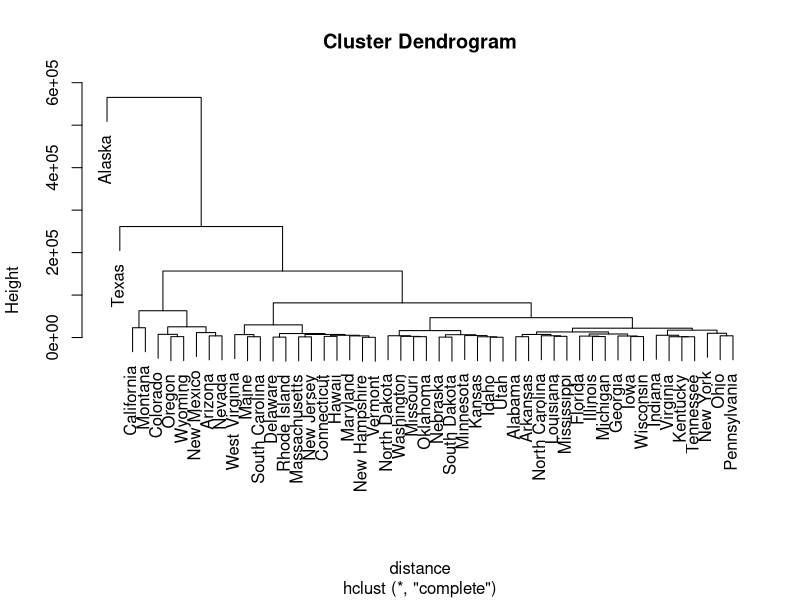
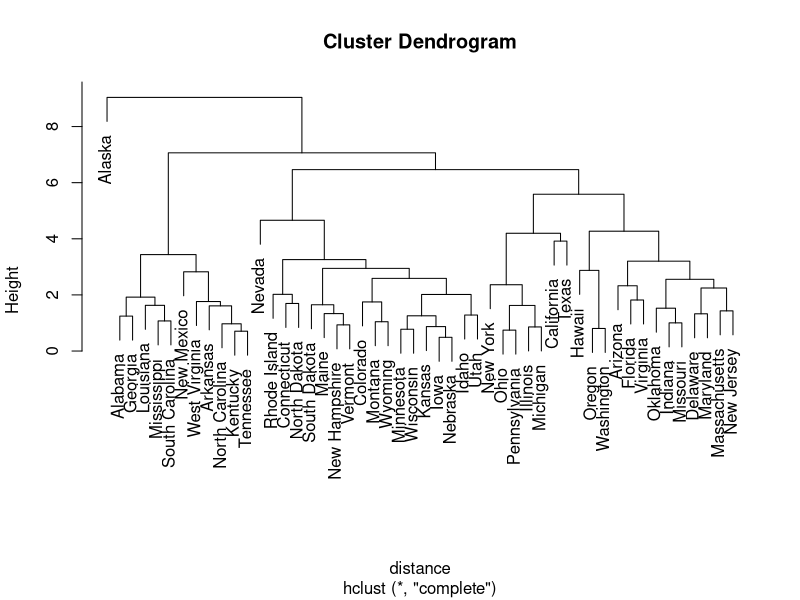
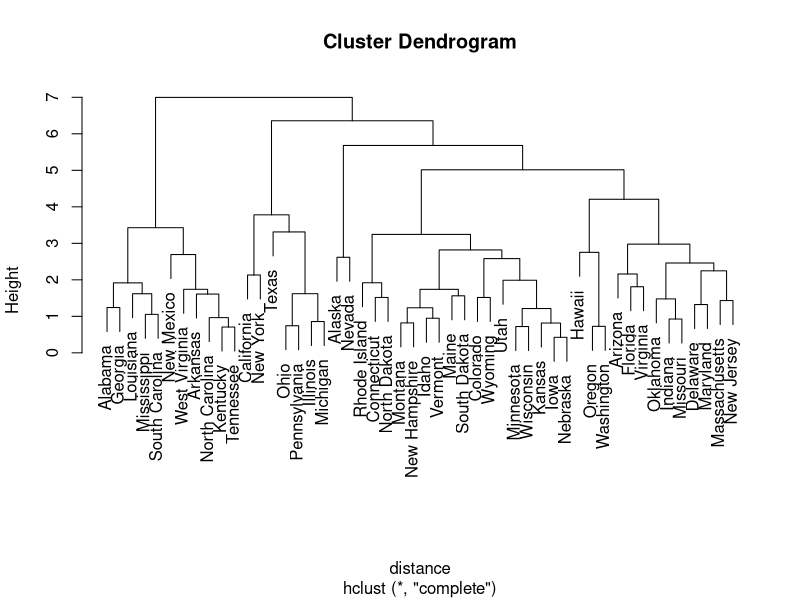
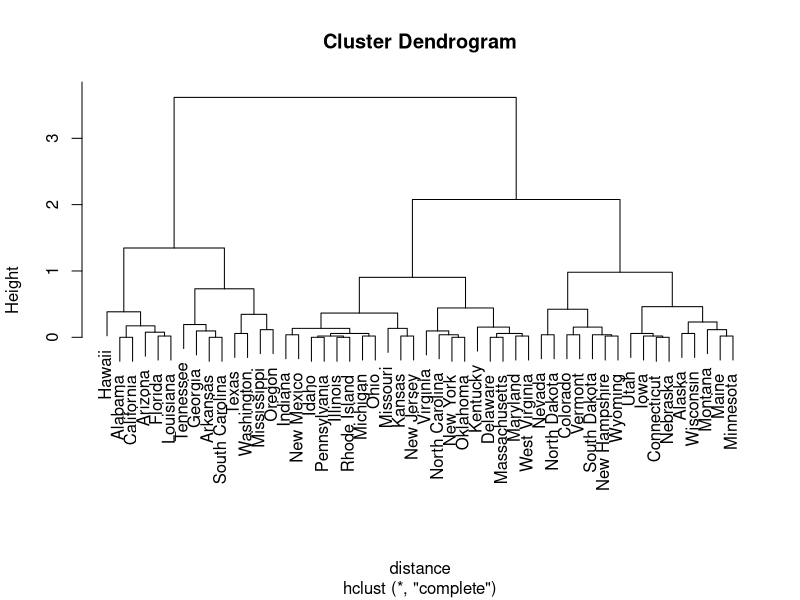
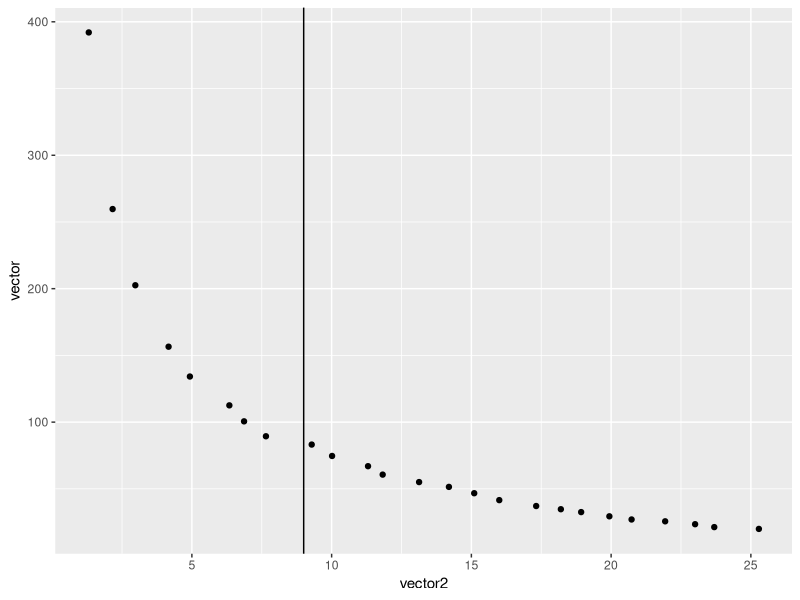
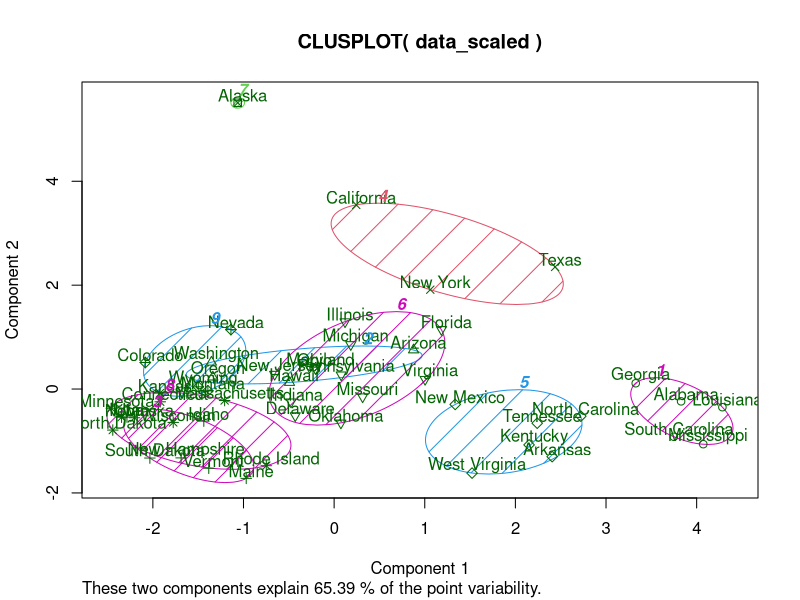

Generate these figures, in order, with R:
## ---- chunk 1
library(datasets)
myData = state.x77
library(tidyverse)
library(dplyr)
library(caret)
## ---- chunk 2
distance = dist(as.matrix(myData))
hc = hclust(distance)
plot(hc)

## ---- chunk 3

preObj <- preProcess(myData, method=c("center", "scale"))
newData <- predict(preObj, myData)
distance = dist(as.matrix(newData))
hc = hclust(distance)
plot(hc)

## ---- chunk 4
preObj <- preProcess(myData, method=c("center", "scale"))
newData <- predict(preObj, myData)
myDataminArea <- newData[,1:7]
distance = dist(as.matrix(myDataminArea))
hc = hclust(distance)
plot(hc)
## ---- chunk 5
frost <- newData[,7]
frost
distance = dist(as.matrix(frost))
hc = hclust(distance)
plot(hc)
## ---- chunk 6
data_scaled = scale(myData)

datCluster <- kmeans(data_scaled, 3, nstart = 20)

#the means
datCluster$centers

#group size
table(datCluster$cluster)

#who is in the clusters
datCluster$cluster
## ---- chunk 7
vector <- integer(length(1:25))
vector2 <- integer(length(1:25))
for (i in 1:25) {
  datCluster <- kmeans(data_scaled, i, nstart = 20)
  vector[i] <- datCluster$tot.withinss
  vector2[i] <- i
}

df = data.frame(vector2,vector)

g <- ggplot( df, aes(vector2,vector))
g + geom_jitter()+
  geom_vline(xintercept = 9)

## ---- chunk 8
data_scaled = scale(myData)

datCluster <- kmeans(data_scaled, 9, nstart = 20)

library(cluster)

clusplot(data_scaled, datCluster$cluster, color = TRUE, shade = TRUE, labels = 2, lines = 0)

sort(datCluster$cluster)

datCluster$centers
